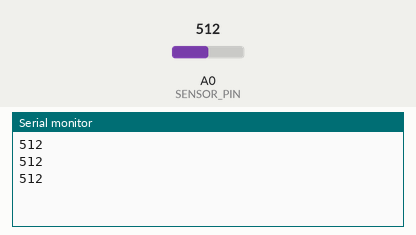
Simulated run of this sketch. Board: Arduino Uno, built with avr-gcc and run on an emulated ATmega328P. Parts: the last lines printed to the serial monitor. The test bench sets the inputs (shaded band); at power-on: A0 (SENSOR_PIN) = 512.

Above: at 1.7 s.
1.8 s: A0 (SENSOR_PIN) set to 716
At 2.4 s:
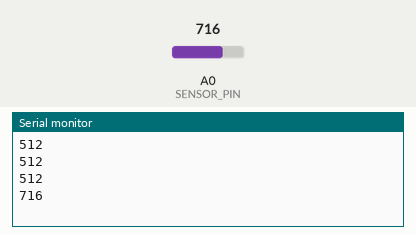
3.3 s: A0 (SENSOR_PIN) set to 900
At 3.9 s:
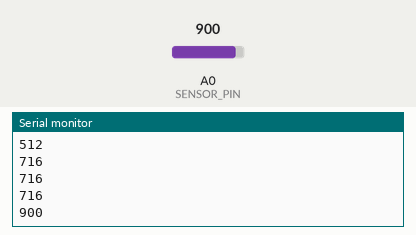
Timing chart, 0 to 6.3 s (numbered marks = the images above; inputs shaded):
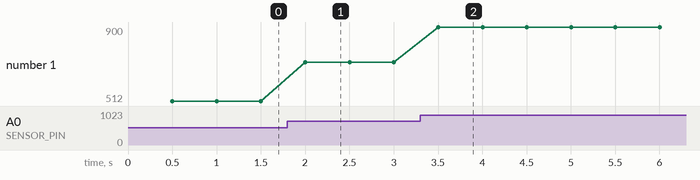

The sketch:

sensor_reading.ino
```cpp
const int SENSOR_PIN = A0; // Change this if your sensor is on a different pin

void setup() {
  Serial.begin(9600);
  delay(500);
}

void loop() {
  // Read from the moisture sensor (range typically 0-1023 for a 10-bit ADC)
  int moistureValue = analogRead(SENSOR_PIN);


  // Print to Serial (this will be read by the Python script)
  Serial.println(moistureValue);


  // Short delay before taking the next reading
  delay(500);
}
```

Measured:
- after the input at 1.8 s, the serial monitor: prints a new line after 0.20 s (image 1)
- after the input at 3.3 s, the serial monitor: prints a new line after 0.20 s (image 2)
- plotted number 1: 512 → 716 after the input at 1.8 s, 716 → 900 after the input at 3.3 s
